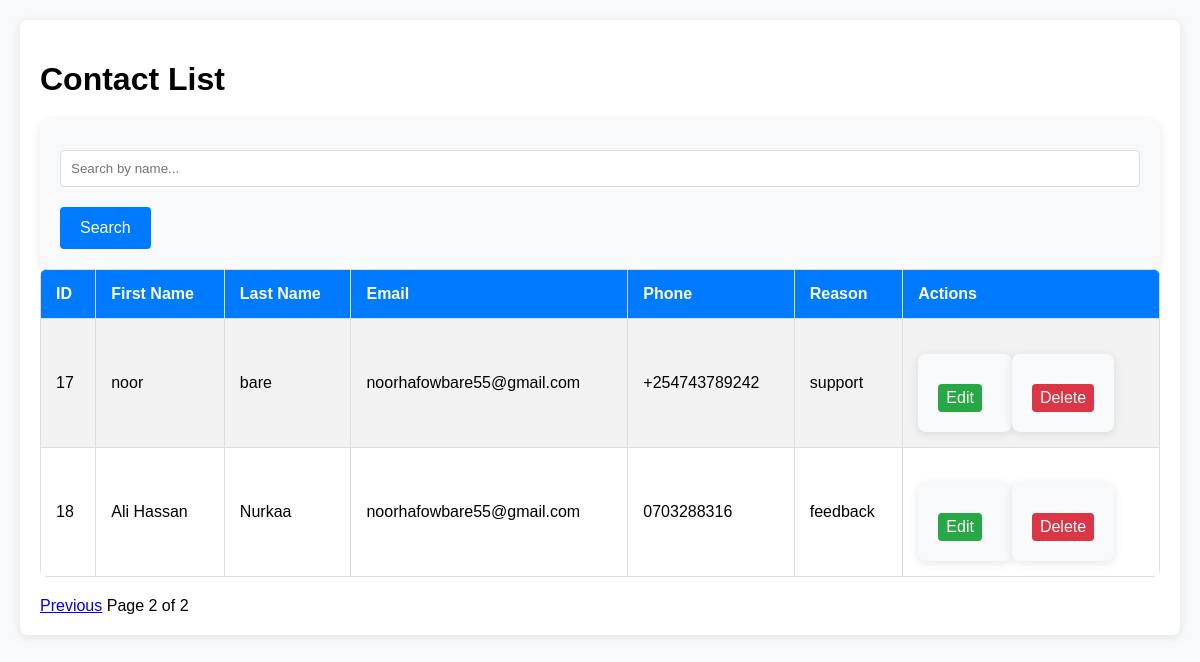
The page /admin/contacts?page=2&search= on the database as committed earlier.
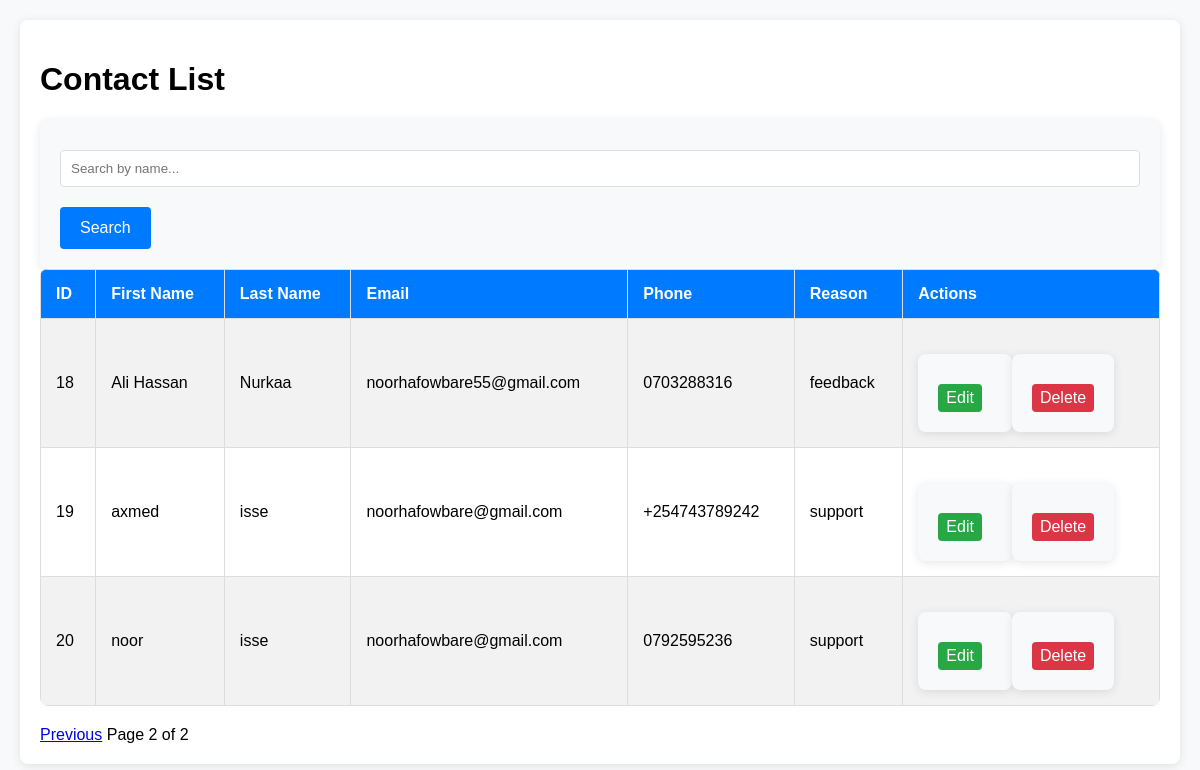
The same page on the database as committed later.
### tables this page shows
CREATE TABLE contacts (
                    id INTEGER PRIMARY KEY AUTOINCREMENT,
                    first_name TEXT NOT NULL,
                    last_name TEXT NOT NULL,
                    email TEXT NOT NULL,
                    phone TEXT NOT NULL,
                    reason TEXT NOT NULL
                );

### app.py (the view)
@app.route('/admin/contacts')
def view_contacts():
    search = request.args.get('search', '')
    page = request.args.get('page', 1, type=int)
    per_page = 10
    offset = (page - 1) * per_page
    conn = get_db_connection()
    query = 'SELECT * FROM contacts WHERE first_name LIKE ? OR last_name LIKE ? LIMIT ? OFFSET ?'
    search_param = f"%{search}%"
    contacts = conn.execute(query, (search_param, search_param, per_page, offset)).fetchall()
    total_query = 'SELECT COUNT(*) FROM contacts WHERE first_name LIKE ? OR last_name LIKE ?'
    total = conn.execute(total_query, (search_param, search_param)).fetchone()[0]
    conn.close()
    return render_template('contacts.html', contacts=contacts, page=page, per_page=per_page, total=total)

### app.py (called while the page is built)
def get_db_connection():
    conn = sqlite3.connect('database.db')
    conn.row_factory = sqlite3.Row
    return conn

### templates/contacts.html (shortened to what this page needs)
<!DOCTYPE html>
<html lang="en">
  <head>
    <link
      rel="stylesheet"
      href="{{ url_for('static', filename='css/admin.css') }}"
    />
  </head>
  <body>
    <div class="container">
      <h1>Contact List</h1>
      <div class="search-container">
        <form action="{{ url_for('view_contacts') }}" method="GET">
          <input
            type="text"
            name="search"
            placeholder="Search by name..."
            value="{{ request.args.get('search', '') }}"
          />
          <button type="submit">Search</button>
        </form>
      </div>
      <table>
        <tr>
          <th>ID</th>
          <th>First Name</th>
          <th>Last Name</th>
          <th>Email</th>
          <th>Phone</th>
          <th>Reason</th>
          <th>Actions</th>
        </tr>
        {% for contact in contacts %}
        <tr>
          <td>{{ contact.id }}</td>
          <td>{{ contact.first_name }}</td>
          <td>{{ contact.last_name }}</td>
          <td>{{ contact.email }}</td>
          <td>{{ contact.phone }}</td>
          <td>{{ contact.reason }}</td>
          <td>
            <div class="actions">
              <form
                action="{{ url_for('edit_contact', id=contact.id) }}"
                method="GET"
                style="display: inline"
              >
                <button class="edit" type="submit">Edit</button>
              </form>
              <form
                action="{{ url_for('delete_contact', id=contact.id) }}"
                method="POST"
                style="display: inline"
                onsubmit="return confirm('Are you sure you want to delete this contact?');"
              >
                <button class="delete" type="submit">Delete</button>
              </form>
            </div>
          </td>
        </tr>
        {% endfor %}
      </table>
      <div class="pagination">
        {% if page > 1 %}
        <a
          href="{{ url_for('view_contacts', page=page-1, search=request.args.get('search', '')) }}"
          >Previous</a
        >
        {% endif %}
        <span
          >Page {{ page }} of {{ (total // per_page) + (1 if total % per_page >
          0 else 0) }}</span
        >
      </div>
    </div>
  </body>
</html>

Rows that differ between the two databases and show on the page:
no longer on this page (row unchanged): contacts: id "17", first_name "noor", last_name "bare", email "noorhafowbare55@gmail.com", phone "+254743789242", reason "support"
added contacts: id "19", first_name "axmed", last_name "isse", email "noorhafowbare@gmail.com", phone "+254743789242", reason "support"
added contacts: id "20", first_name "noor", last_name "isse", email "noorhafowbare@gmail.com", phone "0792595236", reason "support"
